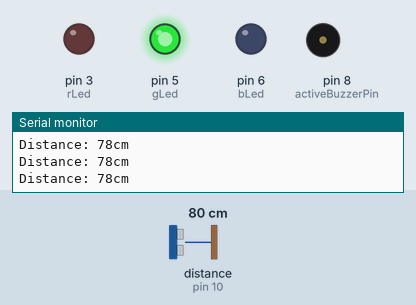
This sketch was run on a simulated Arduino Uno, built with avr-gcc and run on an emulated ATmega328P. Shown: output pins drawn as LEDs (lit = HIGH), buzzer (waves = sounding), the last lines printed to the serial monitor. Wiring (inferred from the names in the program): ultrasonic range finder: trigger pin 9; echo pin 10. Inputs (shaded band) come from the test bench; at power-on: distance to the obstacle (sensor on pin 10) 80 cm. The echo pulse lasts 58.3 µs per cm; pins used as bus, display or sensor lines are not drawn.

Above: at 1.2 s.
1.3 s: distance to the obstacle (sensor on pin 10) set to 12 cm
4.3 s: distance to the obstacle (sensor on pin 10) set to 9 cm
At 4.46 s:
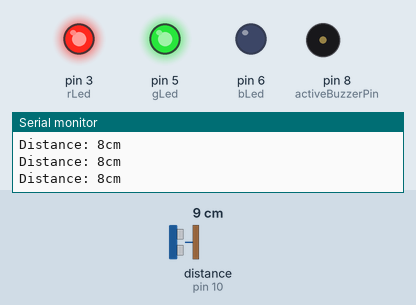
7.3 s: distance to the obstacle (sensor on pin 10) set to 7 cm
10.3 s: distance to the obstacle (sensor on pin 10) set to 4 cm
At 10.9 s:
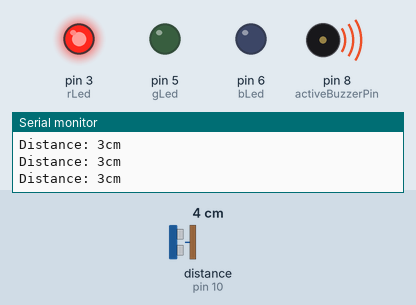
Timing chart, 0 to 14.3 s (numbered marks = the images above; inputs shaded):
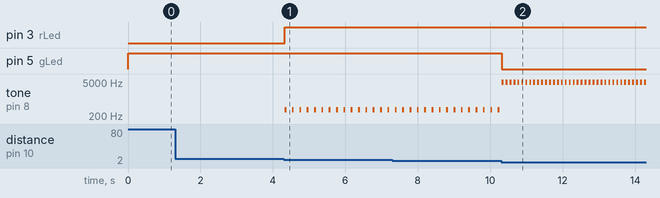

The sketch:

ultrasonic.ino
```cpp
#include "pitches.h"

// Pins to connected components
const int rLed = 3;
const int gLed = 5;
const int bLed = 6;
const int activeBuzzerPin = 8;
const int trigPin = 9;
const int echoPin = 10;

// Variables to know last time since the buzzer made sound
unsigned long lastDebounceMiddle = 0;
unsigned long lastDebounceShort = 0;

// Variables for the delay between when the buzzer last made sound for each mode
int debounceDelayShort = 100;
int debounceDelayMiddle = 200;

// Variable for which distance range the distance is currently in
int distanceMode;

long duration;  // variable for how long time it took before the ultra sonic sensor receiver it sound back
int distance;   // Variable for the distance between the ultra sonic sensor and what reflected the sound back

void setup() {
  pinMode(trigPin, OUTPUT); // Set the trigger pin to output so the program can send signal for when the sensor should send out ultra sonic sound
  Serial.begin(9600);   //Start communication to connected devices via usb at 9600 bits per second
}

void loop() {
  //turn the trigger pin to HIGH for 10 microseconds
  digitalWrite(trigPin, LOW); //
  digitalWrite(trigPin, HIGH);
  delayMicroseconds(10);
  digitalWrite(trigPin, LOW);

  duration = pulseIn(echoPin, HIGH); // waits for echo pin go from low to high and starts timing and returns the lenght of the the pulse in microseconds

  distance = duration * 0.034 / 2; // calculate the distance in centimeter

  Serial.print("Distance: ");
  Serial.print(distance);
  Serial.println("cm");

  if (distance > 10){
    distanceMode = 3;
  }

  if (distance < 10){
    distanceMode = 2;
  }

  if (distance < 5){
    distanceMode = 1;
  }

  if ((distanceMode == 1) && ((millis() - lastDebounceShort) > debounceDelayShort)){
    RGBcolor(255, 0, 0);
    tone(activeBuzzerPin, NOTE_DS8, 50);

    lastDebounceShort = millis();
  }

  if ((distanceMode == 2) && ((millis() - lastDebounceMiddle) > debounceDelayMiddle)){
    RGBcolor(255, 255, 0);
    tone(activeBuzzerPin, NOTE_FS4, 50);

    lastDebounceMiddle = millis();
  }

  if (distanceMode == 3){
    RGBcolor(0, 255, 0);
  }

}

//function to easily select RGB Led's color
void RGBcolor(int rVal, int gVal, int bVal){
  analogWrite(rLed, rVal);
  analogWrite(gLed, gVal);
  analogWrite(bLed, bVal);
}
```

pitches.h
```cpp
/*************************************************
 * Public Constants
 *************************************************/

#define NOTE_B0  31
#define NOTE_C1  33
#define NOTE_CS1 35
#define NOTE_D1  37
#define NOTE_DS1 39
#define NOTE_E1  41
#define NOTE_F1  44
#define NOTE_FS1 46
#define NOTE_G1  49
#define NOTE_GS1 52
#define NOTE_A1  55
#define NOTE_AS1 58
#define NOTE_B1  62
#define NOTE_C2  65
#define NOTE_CS2 69
#define NOTE_D2  73
#define NOTE_DS2 78
#define NOTE_E2  82
#define NOTE_F2  87
#define NOTE_FS2 93
#define NOTE_G2  98
#define NOTE_GS2 104
#define NOTE_A2  110
#define NOTE_AS2 117
#define NOTE_B2  123
#define NOTE_C3  131
#define NOTE_CS3 139
#define NOTE_D3  147
#define NOTE_DS3 156
#define NOTE_E3  165
#define NOTE_F3  175
#define NOTE_FS3 185
#define NOTE_G3  196
#define NOTE_GS3 208
#define NOTE_A3  220
#define NOTE_AS3 233
#define NOTE_B3  247
#define NOTE_C4  262
#define NOTE_CS4 277
#define NOTE_D4  294
#define NOTE_DS4 311
#define NOTE_E4  330
#define NOTE_F4  349
#define NOTE_FS4 370
#define NOTE_G4  392
#define NOTE_GS4 415
#define NOTE_A4  440
#define NOTE_AS4 466
#define NOTE_B4  494
#define NOTE_C5  523
#define NOTE_CS5 554
#define NOTE_D5  587
#define NOTE_DS5 622
#define NOTE_E5  659
#define NOTE_F5  698
#define NOTE_FS5 740
#define NOTE_G5  784
#define NOTE_GS5 831
#define NOTE_A5  880
#define NOTE_AS5 932
#define NOTE_B5  988
#define NOTE_C6  1047
#define NOTE_CS6 1109
#define NOTE_D6  1175
#define NOTE_DS6 1245
#define NOTE_E6  1319
#define NOTE_F6  1397
#define NOTE_FS6 1480
#define NOTE_G6  1568
#define NOTE_GS6 1661
#define NOTE_A6  1760
#define NOTE_AS6 1865
#define NOTE_B6  1976
#define NOTE_C7  2093
#define NOTE_CS7 2217
#define NOTE_D7  2349
#define NOTE_DS7 2489
#define NOTE_E7  2637
#define NOTE_F7  2794
#define NOTE_FS7 2960
#define NOTE_G7  3136
#define NOTE_GS7 3322
#define NOTE_A7  3520
#define NOTE_AS7 3729
#define NOTE_B7  3951
#define NOTE_C8  4186
#define NOTE_CS8 4435
#define NOTE_D8  4699
#define NOTE_DS8 4978
 
```

Measured:
- the behaviour switches between 11 and 10 cm on distance to the obstacle (sensor on pin 10) (found by bisection; images 0 and 1)
- the behaviour switches between 6 and 5 cm on distance to the obstacle (sensor on pin 10) (found by bisection; images 1 and 2)
- after the input at 4.3 s, pin 3 (rLed): LOW → HIGH at once; tone on pin 8 (activeBuzzerPin): alternates 370 Hz for 0.05 s and silent for 0.15 s, starting at once
- after the input at 10.3 s, pin 5 (gLed): HIGH → LOW at once; tone on pin 8 (activeBuzzerPin): alternates 4978 Hz for 0.05 s and silent for 0.06 s, starting at once
